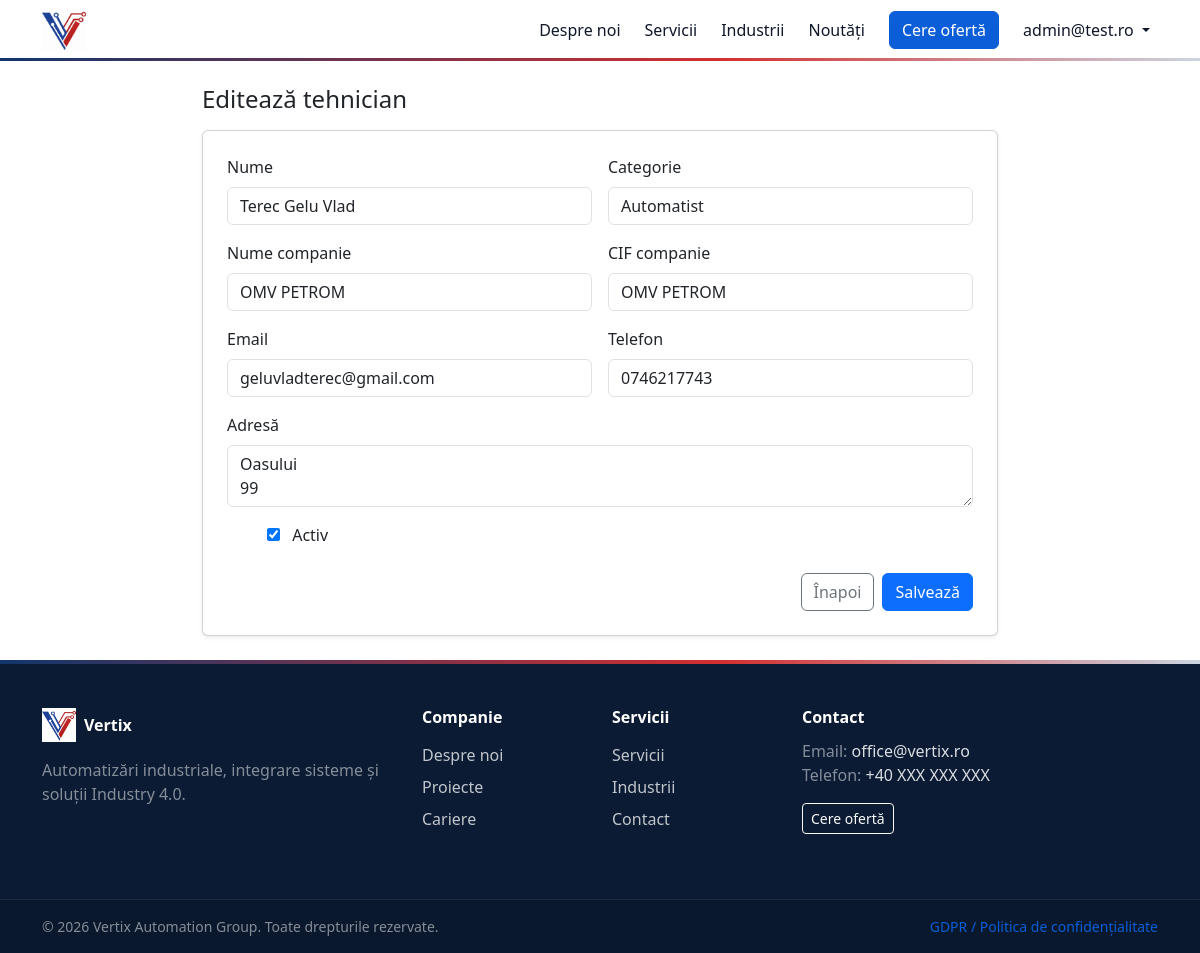
/ro/portal/tehnicieni/1/edit/ (signed in), run on the app's committed database.
### accounts/models.py (models this page shows, shortened)
class User(AbstractBaseUser, PermissionsMixin):
    class Role(models.TextChoices):
        ADMIN = "ADMIN", "Admin"
        MANAGER = "MANAGER", "Manager"
        TEHNICIAN = "TEHNICIAN", "Tehnician"
        CLIENT = "CLIENT", "Client"
    email = models.EmailField(unique=True)
    role = models.CharField(max_length=20, choices=Role.choices, default=Role.CLIENT)
    company_name = models.CharField(max_length=255, blank=True)
    company_cif = models.CharField(max_length=50, blank=True)
    is_active = models.BooleanField(default=False)  # <-- IMPORTANT: aprobare necesară
    is_staff = models.BooleanField(default=False)   # admin site
    date_joined = models.DateTimeField(default=timezone.now)
    approved_at = models.DateTimeField(null=True, blank=True)
    approved_by = models.ForeignKey(
        "self", null=True, blank=True, on_delete=models.SET_NULL, related_name="approved_users"
    )
    objects = UserManager()
    USERNAME_FIELD = "email"
    REQUIRED_FIELDS = []

### portal/models.py (models this page shows, shortened)
class Technician(models.Model):
    name = models.CharField(max_length=150)
    company_name = models.CharField(max_length=255, blank=True)
    company_cif = models.CharField(max_length=50, blank=True)
    email = models.EmailField(unique=True)
    phone = models.CharField(max_length=40, blank=True)
    address = models.CharField(max_length=255, blank=True)
    category = models.CharField(max_length=120, blank=True)
    user = models.OneToOneField(
        settings.AUTH_USER_MODEL, null=True, blank=True,
        on_delete=models.SET_NULL, related_name="technician_profile"
    )
    is_active = models.BooleanField(default=True)
    class Meta:
        ordering = ["name"]

### portal/views.py (the view)
# urls.py: path("tehnicieni/<int:pk>/edit/", views.tech_update, name="tech_update"),
@role_required(User.Role.ADMIN, User.Role.MANAGER)
def tech_update(request, pk):
    obj = get_object_or_404(Technician, pk=pk)
    if request.method == "POST":
        form = TechnicianForm(request.POST, instance=obj)
        if form.is_valid():
            form.save()
            messages.success(request, "Tehnician actualizat.")
            return redirect("tech_list")
    else:
        form = TechnicianForm(instance=obj)
    return render(request, "portal/tech_form.html", {"form": form, "mode": "edit", "obj": obj})

### portal/forms_technician.py
class TechnicianForm(forms.ModelForm):
    class Meta:
        model = Technician
        fields = ["name", "company_name", "company_cif", "email", "phone", "address", "category", "is_active"]
        widgets = {"address": forms.Textarea(attrs={"rows": 2})}

### portal/permissions.py (called while the page is built)
def role_required(*roles):
    def decorator(view_func):
        @login_required
        @wraps(view_func)
        def _wrapped(request, *args, **kwargs):
            if request.user.role in roles or request.user.is_superuser:
                return view_func(request, *args, **kwargs)
            return HttpResponseForbidden("Access denied.")
        return _wrapped
    return decorator

### portal/security.py (called while the page is built)
def get_client_ip(request):
    xff = request.META.get("HTTP_X_FORWARDED_FOR")
    if xff:
        return xff.split(",")[0].strip()
    return request.META.get("REMOTE_ADDR")

### website/context_processors.py (called while the page is built)
def site_settings(request):
    return {"site_settings": get_site_settings()}

def popup_messages(request):
    now = timezone.now()
    qs = PopUpMessage.objects.filter(is_enabled=True).filter(
        Q(start_at__isnull=True) | Q(start_at__lte=now),
        Q(end_at__isnull=True) | Q(end_at__gte=now),
    ).order_by("priority", "-created_at")
    return {"popup_messages": list(qs[:3])}  # sau [:1]

### portal/templates/portal/tech_form.html (shortened to what this page needs)
{% extends "website/base.html" %}
{% block content %}
<div class="container py-4" style="max-width:820px;">
  <h1 class="h4 mb-3">{% if mode == "edit" %}Editează tehnician{% else %}Adaugă tehnician{% endif %}</h1>
  <form method="post" class="card p-4 shadow-sm">
    <div class="row g-3">
      <div class="col-md-6"><label class="form-label">Nume</label>{{ form.name }}{{ form.name.errors }}</div>
      <div class="col-md-6"><label class="form-label">Categorie</label>{{ form.category }}{{ form.category.errors }}</div>
      <div class="col-md-6"><label class="form-label">Nume companie</label>{{ form.company_name }}{{ form.company_name.errors }}</div>
      <div class="col-md-6"><label class="form-label">CIF companie</label>{{ form.company_cif }}{{ form.company_cif.errors }}</div>
      <div class="col-md-6"><label class="form-label">Email</label>{{ form.email }}{{ form.email.errors }}</div>
      <div class="col-md-6"><label class="form-label">Telefon</label>{{ form.phone }}{{ form.phone.errors }}</div>
      <div class="col-12"><label class="form-label">Adresă</label>{{ form.address }}{{ form.address.errors }}</div>
      <div class="col-12">
        <div class="form-check form-switch">
          {{ form.is_active }} <label class="form-check-label ms-2">Activ</label>
        </div>
      </div>
    </div>
    <div class="d-flex gap-2 justify-content-end mt-4">
      <a class="btn btn-outline-secondary" href="{% url 'tech_list' %}">Înapoi</a>
      <button class="btn btn-primary" type="submit">Salvează</button>
    </div>
  </form>
</div>
{% endblock %}

### website/templates/website/partials/_navbar.html (shortened to what this page needs)
{% load static %}
{% load i18n %}
<nav class="navbar navbar-expand-lg bg-white border-bottom sticky-top">
  <div class="container">
    <a class="navbar-brand d-flex align-items-center" href="{% url 'home' %}">
      <img
        src="{% static 'img/logo-vertix.svg' %}"
        alt="Vertix"
        class="navbar-logo"
        width="44"
        height="44"
        loading="eager"
      >
    </a>
    <div class="collapse navbar-collapse" id="nav">
      <ul class="navbar-nav ms-auto align-items-lg-center gap-lg-2">
        {% if site_settings.about_enabled %}
          <li class="nav-item">
            <a class="nav-link" href="{% url 'about' %}">{% trans "Despre noi" %}</a>
          </li>
        {% endif %}
        {% if site_settings.services_enabled %}
          <li class="nav-item">
            <a class="nav-link" href="{% url 'services_list' %}">{% trans "Servicii" %}</a>
          </li>
        {% endif %}
        {% if site_settings.industries_enabled %}
          <li class="nav-item">
            <a class="nav-link" href="{% url 'industries' %}">{% trans "Industrii" %}</a>
          </li>
        {% endif %}
        {% if site_settings.blog_enabled %}
          <li class="nav-item">
            <a class="nav-link" href="{% url 'blog_list' %}">{% trans "Noutăți" %}</a>
          </li>
        {% endif %}
        {% if site_settings.contact_enabled %}
          <li class="nav-item">
            <a class="btn btn-primary ms-lg-2" href="{% url 'contact' %}">
              {% trans "Cere ofertă" %}
            </a>
          </li>
        {% endif %}
{% if request.user.is_authenticated %}
  <li class="nav-item dropdown ms-lg-2">
    <a class="nav-link dropdown-toggle position-relative"
       href="#"
       role="button"
       data-bs-toggle="dropdown"
       aria-expanded="false"
       id="userDropdown">
      {{ request.user.email }}
    </a>
  </li>
{% endif %}
      </ul>
    </div>
  </div>
</nav>

### website/static/website/css/styles.css (style rules this page uses)
.navbar-brand { padding-top: 0; padding-bottom: 0; }
.navbar-logo { height: 44px; width: auto; max-width: 180px; display: block; }
.navbar { background: rgba(255,255,255,0.92) !important; backdrop-filter: blur(10px); border-bottom: 1px solid rgba(15, 23, 42, 0.08); }
.navbar::after { content:""; position:absolute; left:0; right:0; bottom:-1px; height:3px; background: linear-gradient(90deg, #11366C 0%, #D32F2F 60%, #CBD5E1 100%); }
.navbar .nav-link { color:#0f172a; font-weight:500; }
.navbar .btn-primary { background:#0B5ED7; border-color:#0B5ED7; }
:root { --link-color: #0b5ed7; --link-hover: #06357a; }
a { color: var(--link-color); text-decoration: none; }
.nav-link, .breadcrumb a { color: #212529; }

### data on the page
User: user.email "admin@test.ro"
Technician: name "Terec Gelu Vlad", category "Automatist", company_name "OMV PETROM", company_cif "OMV PETROM", email "geluvladterec@gmail.com", phone "0746217743", address "Oasului 99", is_active "☑"
